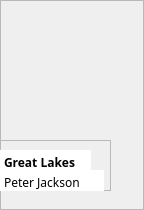
            <widget class="QFrame" name="frame_73">
             <property name="geometry">
              <rect>
               <x>9</x>
               <y>9</y>
               <width>144</width>
               <height>210</height>
              </rect>
             </property>
             <property name="frameShape">
              <enum>QFrame::StyledPanel</enum>
             </property>
             <property name="frameShadow">
              <enum>QFrame::Raised</enum>
             </property>
             <widget class="QLabel" name="label_42">
              <property name="geometry">
               <rect>
                <x>0</x>
                <y>0</y>
                <width>111</width>
                <height>141</height>
               </rect>
              </property>
              <property name="text">
               <string/>
              </property>
              <property name="pixmap">
               <pixmap resource="Resources.qrc">:/images/book-covers/book14.png</pixmap>
              </property>
              <property name="scaledContents">
               <bool>true</bool>
              </property>
             </widget>
             <widget class="QFrame" name="frame_74">
              <property name="geometry">
               <rect>
                <x>0</x>
                <y>140</y>
                <width>111</width>
                <height>51</height>
               </rect>
              </property>
              <property name="frameShape">
               <enum>QFrame::StyledPanel</enum>
              </property>
              <property name="frameShadow">
               <enum>QFrame::Raised</enum>
              </property>
              <widget class="QPlainTextEdit" name="plainTextEdit_79">
               <property name="geometry">
                <rect>
                 <x>0</x>
                 <y>10</y>
                 <width>91</width>
                 <height>21</height>
                </rect>
               </property>
               <property name="styleSheet">
                <string notr="true">font-weight: bold;
font-family: Baloo 2;
background: white;</string>
               </property>
               <property name="frameShape">
                <enum>QFrame::NoFrame</enum>
               </property>
               <property name="verticalScrollBarPolicy">
                <enum>Qt::ScrollBarAlwaysOff</enum>
               </property>
               <property name="tabChangesFocus">
                <bool>false</bool>
               </property>
               <property name="lineWrapMode">
                <enum>QPlainTextEdit::WidgetWidth</enum>
               </property>
               <property name="plainText">
                <string>Great Lakes</string>
               </property>
               <property name="textInteractionFlags">
                <set>Qt::TextSelectableByKeyboard|Qt::TextSelectableByMouse</set>
               </property>
              </widget>
              <widget class="QPlainTextEdit" name="plainTextEdit_80">
               <property name="geometry">
                <rect>
                 <x>0</x>
                 <y>30</y>
                 <width>104</width>
                 <height>21</height>
                </rect>
               </property>
               <property name="styleSheet">
                <string notr="true">font-family: Baloo 2;
background: white;</string>
               </property>
               <property name="frameShape">
                <enum>QFrame::NoFrame</enum>
               </property>
               <property name="verticalScrollBarPolicy">
                <enum>Qt::ScrollBarAlwaysOff</enum>
               </property>
               <property name="plainText">
                <string>Peter Jackson</string>
               </property>
              </widget>
             </widget>
            </widget>
